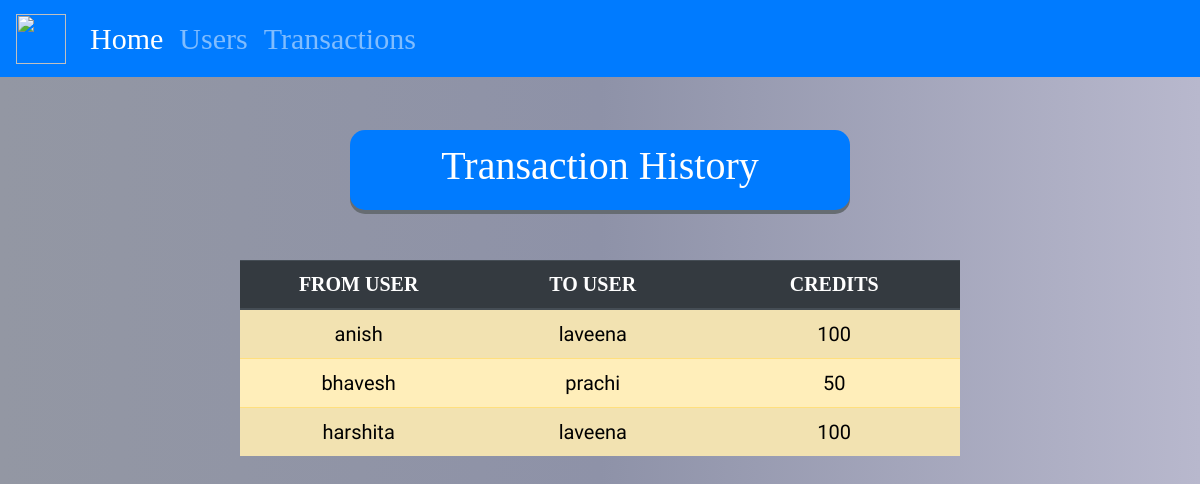
Screenshot of /display.php with the database file from the repository.
### tables this page shows
CREATE TABLE `transfers` (
  `from_user` varchar(100) NOT NULL,
  `to_user` varchar(100) NOT NULL,
  `credits_tr` varchar(100) NOT NULL
);

### display.php (the view, shortened to what this page needs)
<?php
    require_once('db_connect.php');
    $query = "select * from transfers";
    $result = mysqli_query($link,$query);
?>
<html>
  <head>
        <link rel="stylesheet" href="https://stackpath.bootstrapcdn.com/bootstrap/4.5.0/css/bootstrap.min.css">
    </head>
     <nav class="navbar navbar-expand-lg navbar-dark bg-primary" height="30">
      <a class="navbar-brand" href="index.php">
        <img src="https://iconsplace.com/wp-content/uploads/_icons/000000/256/png/bank-icon-256.png" width="50" height="50" alt="">
      </a>
  <div class="collapse navbar-collapse" id="navbarSupportedContent">
    <ul class="navbar-nav mr-auto">
      <li class="nav-item active">
        <a class="nav-link" href="index.php">Home <span class="sr-only">(current)</span></a>
      </li>
      <li class="nav-item">
        <a class="nav-link" href="users1.php">Users</a>
      </li>
      <li class="nav-item">
        <a class="nav-link" href="display.php">Transactions</a>
      </li>
    </ul>
  </div>
</nav>
<br>
<br>
    <div class ="added">
      <div id="box">
        <div id="print">
        <h1>Transaction History</h1>
      </div>
    </div>
    <center>
        <table class="table table-striped table-warning" id="tb">
<thead class="thead-dark">
<tr>
                    <th scope="col" width="10%" style="text-align: center;">FROM USER</th>
                    <th scope="col" width="10%" style="text-align: center;">TO USER</th>
                    <th scope="col" width="10%" style="text-align: center;">CREDITS</th>
</tr>
</thead>
            <?php
        while($rows=$result->fetch_assoc())
        {
      ?>
      <form method="post">
      <tr>
        <td style="text-align: center;color: black;font-family: 'Sansita Swashed', cursive;"><?php echo $rows['from_user'];?></td>
        <td style="text-align: center;color: black;font-family: 'Sansita Swashed', cursive;"><?php echo $rows['to_user'];?></td>
        <td style="text-align: center;color: black;font-family: 'Sansita Swashed', cursive;"><?php echo $rows['credits_tr'];?></td>
      </tr>
      </form>
      <?php
        }
      ?>
     </table>
   </center>
   </body>
</html>

### display.php (style rules this page uses)
.nav-link { font-size: 30px; font-family: "Palatino Linotype", "Book Antiqua", Palatino, serif; }
#tb { font-family:"Book Antiqua"; font-size: 20px; margin: auto; padding:0px,0px,0px,0px; width: 60%; }
#box { width: 500px; height: 80px; padding-top: 12px; border-radius: 15px; margin: 5px auto 50px auto; background-color:#007bff ; box-shadow: 0px 4px #666C72; -moz-box-shadow: 0px 4px #666C72; -webkit-box-shadow: 0px 4px #666C72; font-size: 100px; text-align: center; font-family: cursive, sans-serif; color: black; }
#print { font-family: 'Satisfy', cursive; font-size: 60px; text-align: center; color: white; }

### rows the page displays
transfers: from_user "anish", to_user "laveena", credits_tr "100"
transfers: from_user "bhavesh", to_user "prachi", credits_tr "50"
transfers: from_user "harshita", to_user "laveena", credits_tr "100"
